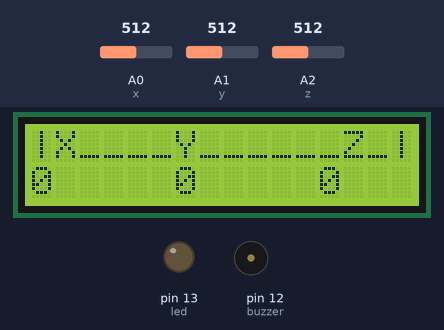
This sketch was run on a simulated Arduino Uno, built with avr-gcc and run on an emulated ATmega328P. On the bench: 16×2 character LCD, output pins drawn as LEDs (lit = HIGH), buzzer (waves = sounding, pin HIGH). Inputs (shaded band) come from the test bench; at power-on: A0 (x) = 512, A1 (y) = 512, A2 (z) = 512. What the sketch prints to the serial monitor is not drawn.

Above: at 9.3 s.
9.4 s: A0 (x) set to 550
At 10.0 s:
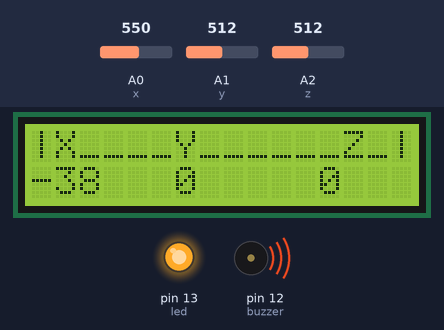
11.0 s: A0 (x) set to 511
At 12.3 s:
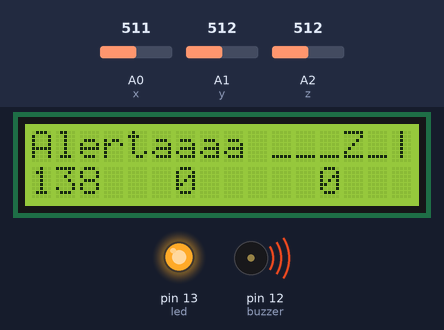
12.6 s: A1 (y) set to 523
At 13.1 s:
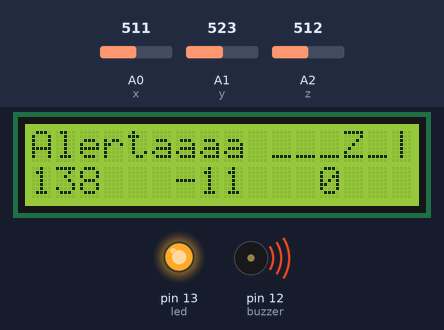
15.6 s: A1 (y) set to 546
At 16.6 s:
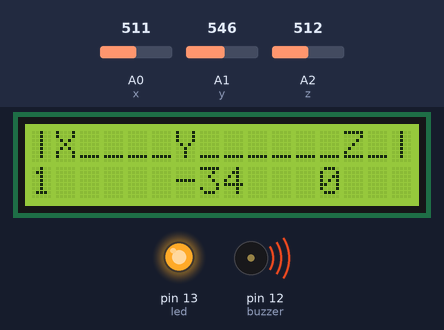
17.3 s: A2 (z) set to 716
At 18.5 s:
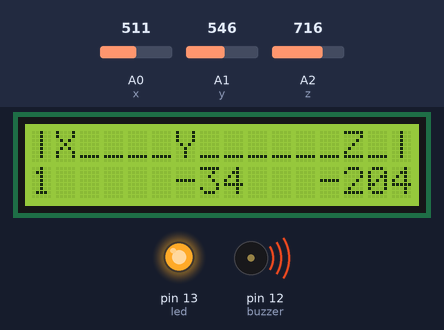
18.8 s: A2 (z) set to 900
At 19.5 s:
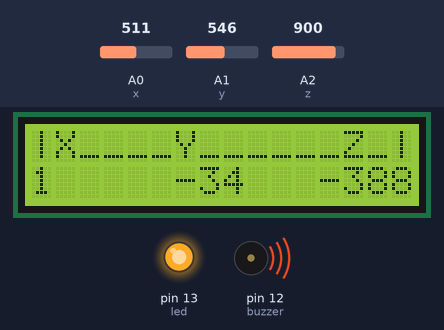
Timing chart, 0 to 21.3 s (numbered marks = the images above; inputs shaded):
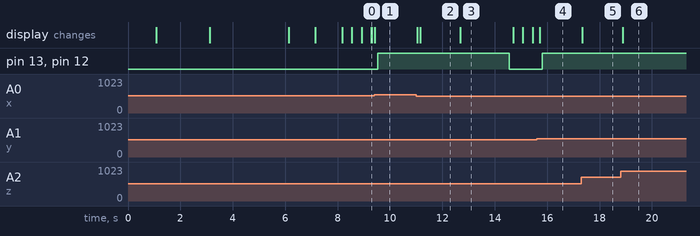

The sketch:

Sismografo.ino
```cpp
#include <Wire.h>
#include <LiquidCrystal_I2C.h>


#define buzzer 12
#define led 13

#define x A0
#define y A1
#define z A2

/*variables*/
int xsample=0;
int ysample=0;
int zsample=0;
long start;
int buz=0;

/*Macros*/
#define samples 50
#define maxVal 20
#define minVal -20
#define buzTime 5000


 LiquidCrystal_I2C lcd(0x27,16,2);

void setup()
{
lcd.init();
lcd.backlight();
Serial.begin(9600);
delay(1000);
lcd.print("Sismografo ");
lcd.setCursor(0,1);
lcd.print("Fisica Ondas ");
delay(2000);
lcd.clear();
lcd.print("Calibrando");
lcd.setCursor(0,1);
lcd.print("Espere");
pinMode(buzzer, OUTPUT);
pinMode(led, OUTPUT);
buz=0;
digitalWrite(buzzer, buz);
digitalWrite(led, buz);
for(int i=0;i<samples;i++)
{
xsample+=analogRead(x);
ysample+=analogRead(y);
zsample+=analogRead(z);
}

xsample/=samples;
ysample/=samples;
zsample/=samples;

delay(3000);
lcd.clear();
lcd.print("Calibrado");
delay(1000);
lcd.clear();
lcd.print("Dispositivo");
lcd.setCursor(0,1);
lcd.print("Listo");
delay(1000);
lcd.clear();
lcd.print("|X____Y______Z_| ");
}

void loop()
{

int value1=analogRead(x);
int value2=analogRead(y);
int value3=analogRead(z);

int xValue=xsample-value1;
int yValue=ysample-value2;
int zValue=zsample-value3;


lcd.setCursor(0,1);
lcd.print(xValue);
lcd.setCursor(6,1);
lcd.print(yValue);
lcd.setCursor(12,1);
lcd.print(zValue);
delay(100);


if(xValue < minVal || xValue > maxVal || yValue < minVal || yValue > maxVal || zValue < minVal || zValue > maxVal)
{
if(buz == 0)
start=millis();
buz=1;
}

else if(buz == 1)
{
lcd.setCursor(0,0);
lcd.print("Alertaaaa ");
if(millis()>= start+buzTime)
buz=0;
}

else
{
lcd.clear();
lcd.print("|X____Y______Z_| ");
}

digitalWrite(buzzer, buz);
digitalWrite(led, buz);


Serial.print("x=");
Serial.println(xValue);
Serial.print("y=");
Serial.println(yValue);
Serial.print("z=");
Serial.println(zValue);
Serial.println(" $");

}
```

Arduino.cpp
```cpp
#include <Wire.h>
#include <LiquidCrystal_I2C.h>


#define buzzer 12
#define led 13

#define x A0
#define y A1
#define z A2

/*variables*/
int xsample=0;
int ysample=0;
int zsample=0;
long start;
int buz=0;

/*Macros*/
#define samples 50
#define maxVal 20
#define minVal -20
#define buzTime 5000


 LiquidCrystal_I2C lcd(0x27,16,2);

void setup()
{
lcd.init();
lcd.backlight();
Serial.begin(9600);
delay(1000);
lcd.print("Sismografo ");
lcd.setCursor(0,1);
lcd.print("Fisica Ondas ");
delay(2000);
lcd.clear();
lcd.print("Calibrando");
lcd.setCursor(0,1);
lcd.print("Espere");
pinMode(buzzer, OUTPUT);
pinMode(led, OUTPUT);
buz=0;
digitalWrite(buzzer, buz);
digitalWrite(led, buz);
for(int i=0;i<samples;i++)
{
xsample+=analogRead(x);
ysample+=analogRead(y);
zsample+=analogRead(z);
}

xsample/=samples;
ysample/=samples;
zsample/=samples;

delay(3000);
lcd.clear();
lcd.print("Calibrado");
delay(1000);
lcd.clear();
lcd.print("Dispositivo");
lcd.setCursor(0,1);
lcd.print("Listo");
delay(1000);
lcd.clear();
lcd.print("|X____Y______Z_| ");
}

void loop()
{

int value1=analogRead(x);
int value2=analogRead(y);
int value3=analogRead(z);

int xValue=xsample-value1;
int yValue=ysample-value2;
int zValue=zsample-value3;


lcd.setCursor(0,1);
lcd.print(xValue);
lcd.setCursor(6,1);
lcd.print(yValue);
lcd.setCursor(12,1);
lcd.print(zValue);
delay(100);


if(xValue < minVal || xValue > maxVal || yValue < minVal || yValue > maxVal || zValue < minVal || zValue > maxVal)
{
if(buz == 0)
start=millis();
buz=1;
}

else if(buz == 1)
{
lcd.setCursor(0,0);
lcd.print("Alertaaaa ");
if(millis()>= start+buzTime)
buz=0;
}

else
{
lcd.clear();
lcd.print("|X____Y______Z_| ");
}

digitalWrite(buzzer, buz);
digitalWrite(led, buz);


Serial.print("x=");
Serial.println(xValue);
Serial.print("y=");
Serial.println(yValue);
Serial.print("z=");
Serial.println(zValue);
Serial.println(" $");

}
```

Measured:
- the behaviour switches between 532 and 533 on A0 (x) (found by bisection; images 0 and 1)
- the behaviour switches between 532 and 533 on A1 (y) (found by bisection; images 3 and 4)
- after the input at 9.4 s, pin 13 (led), pin 12 (buzzer): LOW → HIGH after 0.13 s; the display: changes at once (image 1)
- after the input at 11.0 s, the display: first changes after 0.05 s (image 2 shows a later state)
- after the input at 15.6 s, pin 13 (led), pin 12 (buzzer): LOW → HIGH after 0.21 s; the display: changes after 0.11 s (image 4)
- after the input at 17.3 s, the display: changes at once (image 5)
- after the input at 18.8 s, the display: changes after 0.09 s (image 6)
